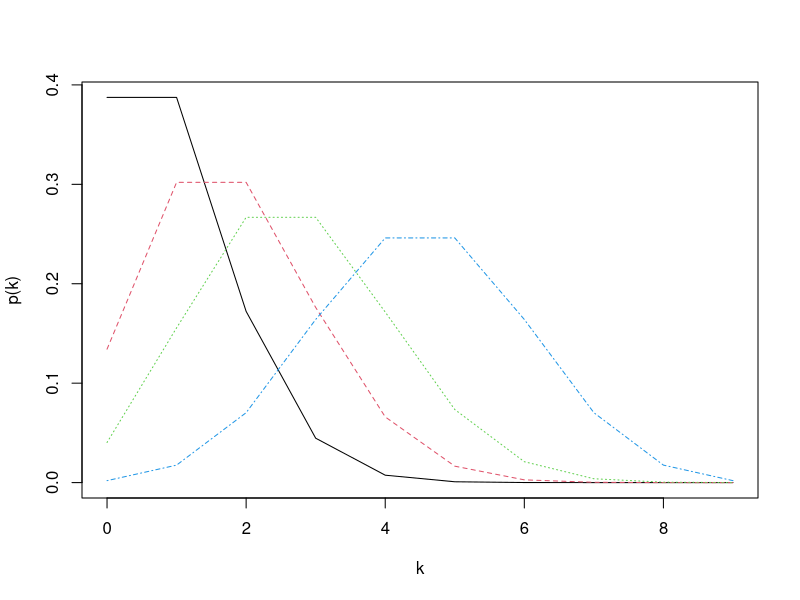
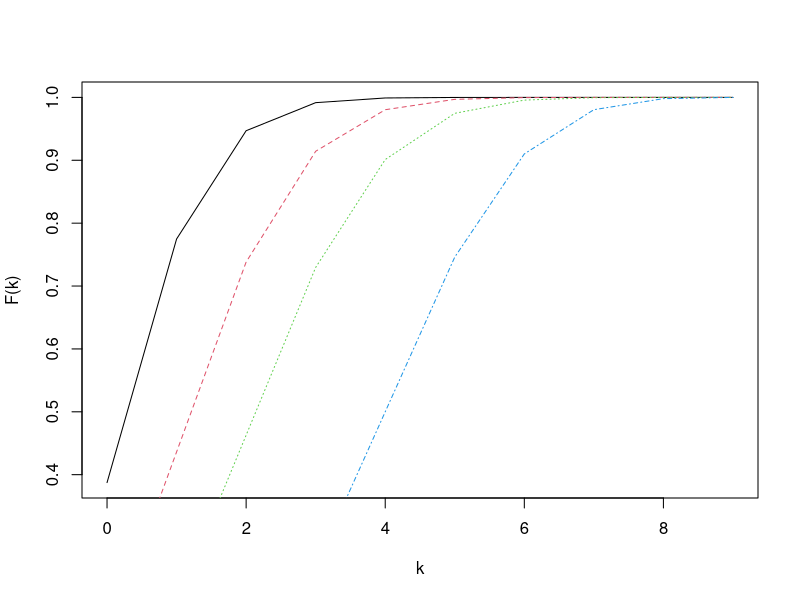
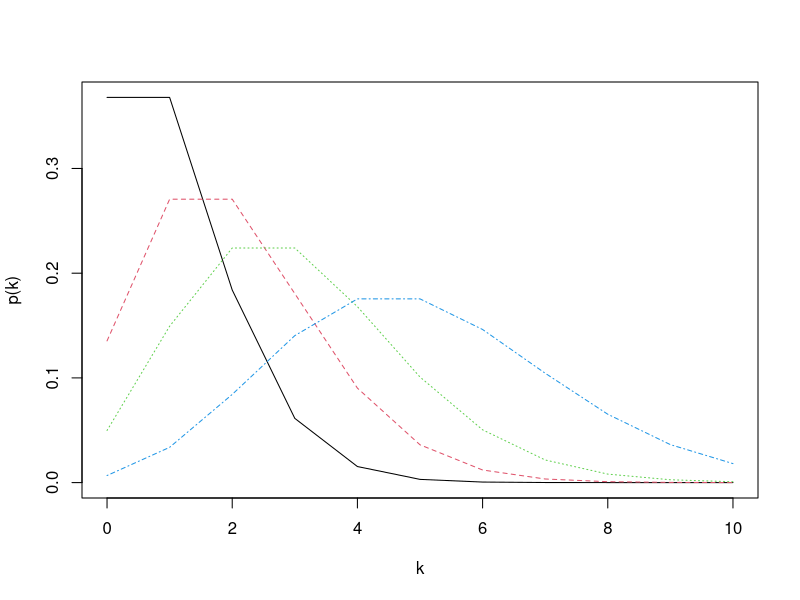
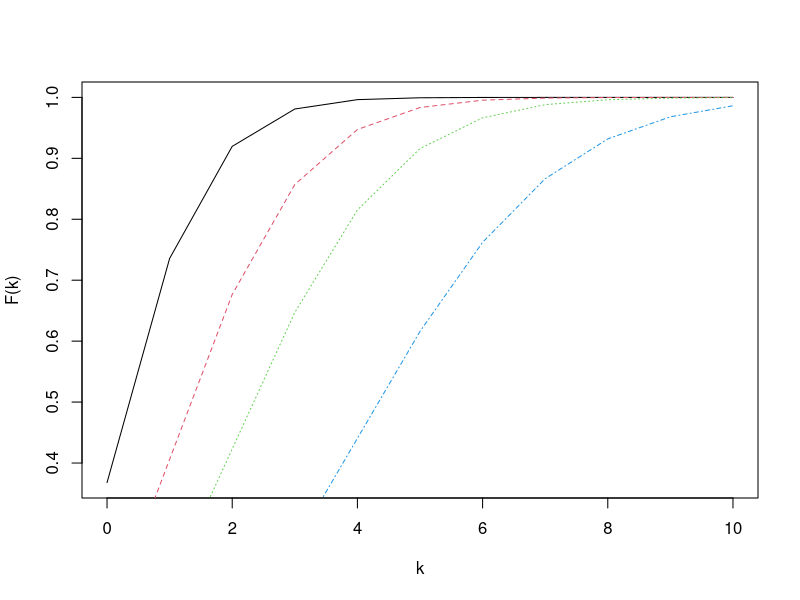
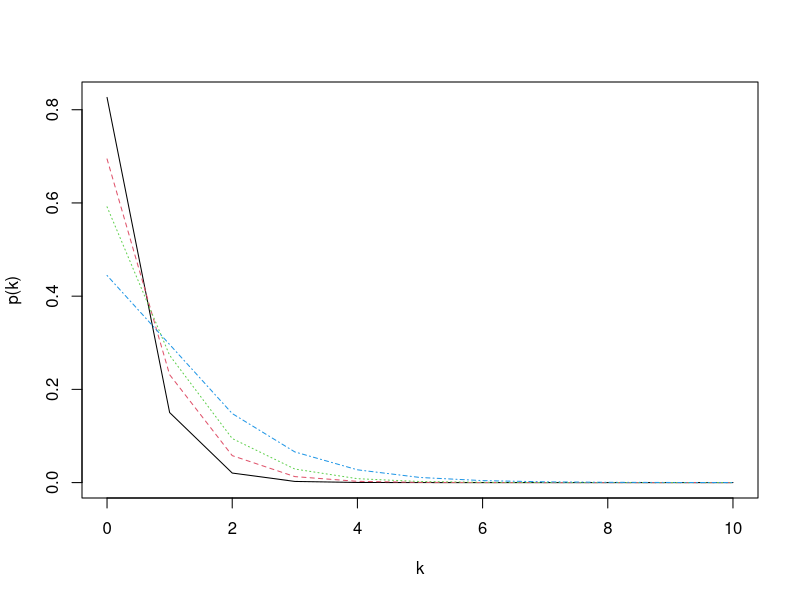
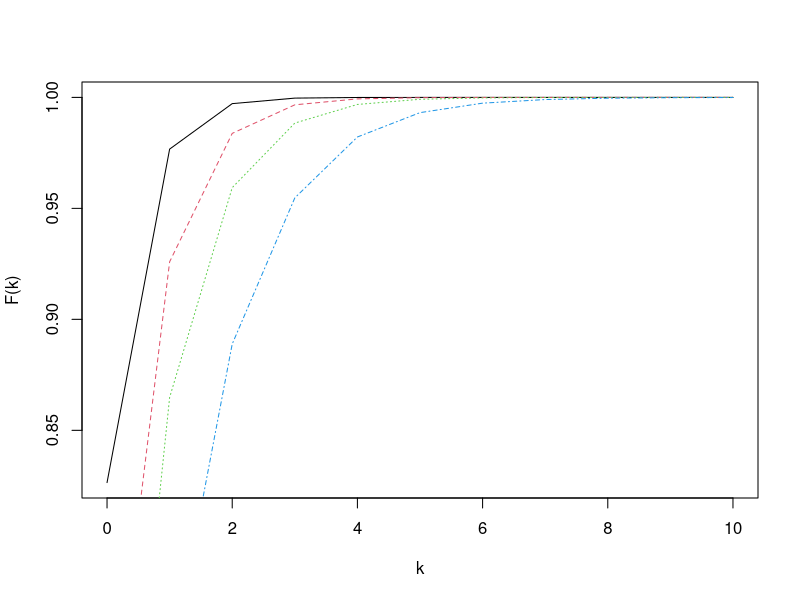
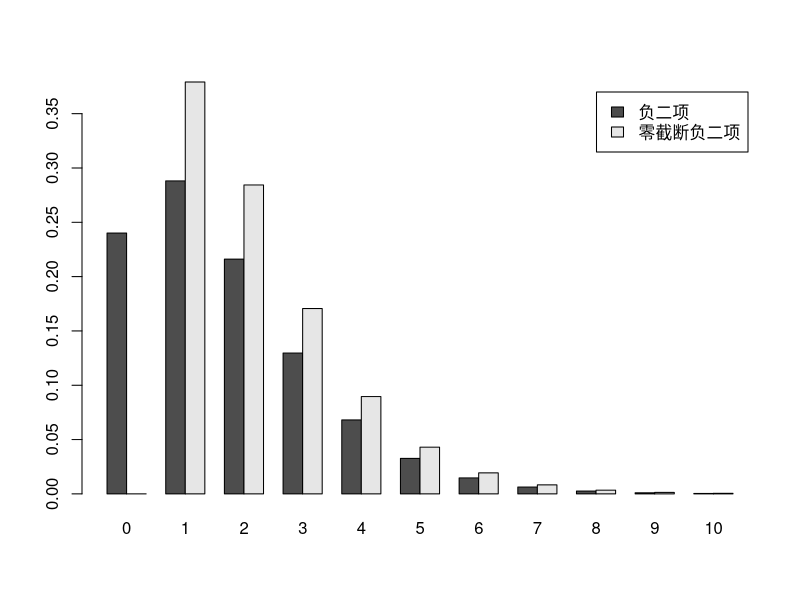
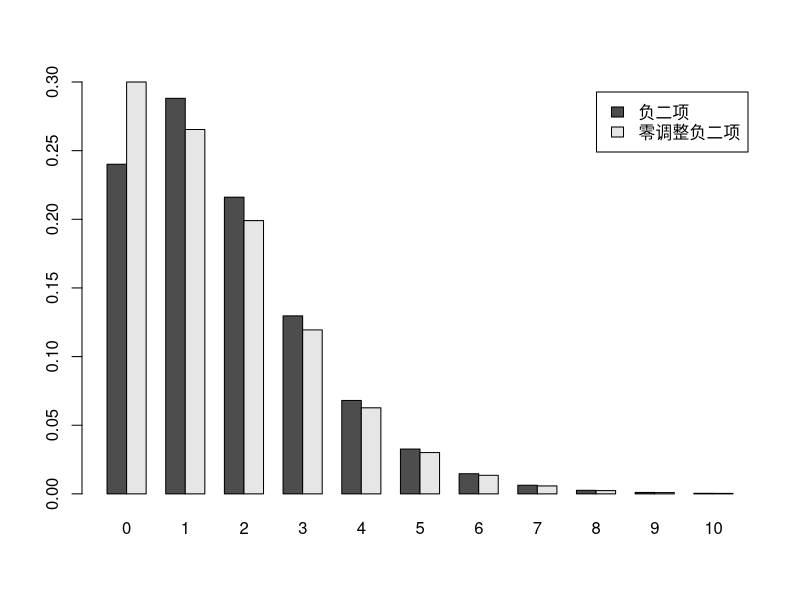

These charts were generated, in order, by the following R code: (Note: this script raises an error after producing the figures.)
# Chap1 R代码
# 自动从chap1.html同步生成

## 二项分布的概率分布列和分布函数
x <- seq(0, 9, 1)

# 概率分布列
plot(x, dbinom(x, size = 9, prob = 0.1), type = "l", col = 1, lty = 1,
     xlab = "k", ylab = "p(k)")
lines(x, dbinom(x, size = 9, prob = 0.2), col = 2, lty = 2)
lines(x, dbinom(x, size = 9, prob = 0.3), col = 3, lty = 3)
lines(x, dbinom(x, size = 9, prob = 0.5), col = 4, lty = 4)

# 累积分布函数
plot(x, pbinom(x, size = 9, prob = 0.1), type = "l", col = 1, lty = 1,
     xlab = "k", ylab = "F(k)")
lines(x, pbinom(x, size = 9, prob = 0.2), col = 2, lty = 2)
lines(x, pbinom(x, size = 9, prob = 0.3), col = 3, lty = 3)
lines(x, pbinom(x, size = 9, prob = 0.5), col = 4, lty = 4)

## 泊松分布的概率分布列和分布函数
x <- seq(0, 10, 1)

# 概率分布列
plot(x, dpois(x, lambda = 1), type = "l", col = 1, lty = 1,
     xlab = "k", ylab = "p(k)")
lines(x, dpois(x, lambda = 2), col = 2, lty = 2)
lines(x, dpois(x, lambda = 3), col = 3, lty = 3)
lines(x, dpois(x, lambda = 5), col = 4, lty = 4)

# 累积分布函数
plot(x, ppois(x, lambda = 1), type = "l", col = 1, lty = 1,
     xlab = "k", ylab = "F(k)")
lines(x, ppois(x, lambda = 2), col = 2, lty = 2)
lines(x, ppois(x, lambda = 3), col = 3, lty = 3)
lines(x, ppois(x, lambda = 5), col = 4, lty = 4)

## 负二项分布：size = r, prob = 1/(1+beta)
x <- seq(0, 10, 1)

# 概率分布列
plot(x, dnbinom(x, size = 2, prob = 1/(1+0.1)), type = "l", col = 1, lty = 1,
     xlab = "k", ylab = "p(k)")
lines(x, dnbinom(x, size = 2, prob = 1/(1+0.2)), col = 2, lty = 2)
lines(x, dnbinom(x, size = 2, prob = 1/(1+0.3)), col = 3, lty = 3)
lines(x, dnbinom(x, size = 2, prob = 1/(1+0.5)), col = 4, lty = 4)

# 累积分布函数
plot(x, pnbinom(x, size = 2, prob = 1/(1+0.1)), type = "l", col = 1, lty = 1,
     xlab = "k", ylab = "F(k)")
lines(x, pnbinom(x, size = 2, prob = 1/(1+0.2)), col = 2, lty = 2)
lines(x, pnbinom(x, size = 2, prob = 1/(1+0.3)), col = 3, lty = 3)
lines(x, pnbinom(x, size = 2, prob = 1/(1+0.5)), col = 4, lty = 4)

## 零截断负二项分布的概率
x <- 0:10
p <- dnbinom(x, 4, 0.7)       # 负二项分布的概率
p0 <- p[1]                    # 零点的概率
pt1 <- p[2:11] / (1 - p0)     # 零截断分布在非0点上的概率
pt <- c(0, pt1)               # 零截断分布的概率
com <- rbind(负二项 = p, 零截断负二项 = pt)
barplot(com, beside = TRUE, names.arg = 0:10, legend.text = TRUE)

## 零调整负二项分布的概率
pm0 <- 0.3                    # 调整后的零点概率
pm1 <- (1 - pm0) * p[2:11] / (1 - p0)
pm <- c(pm0, pm1)
com <- rbind(负二项 = p, 零调整负二项 = pm)
barplot(com, beside = TRUE, names.arg = 0:10, legend.text = TRUE)

## 指数分布的概率密度函数
x <- seq(0, 5, 0.01)
plot(x, dexp(x, rate = 0.5), type = "l", col = 1, lty = 1,
     xlab = "x", ylab = "f(x)")
lines(x, dexp(x, rate = 1), col = 2, lty = 2)
lines(x, dexp(x, rate = 2), col = 3, lty = 3)
lines(x, dexp(x, rate = 5), col = 4, lty = 4)

## 伽马分布概率密度函数：改变形状参数
x <- seq(0, 4, 0.001)
plot(x, dgamma(x, shape = 1, scale = 1), type = "l", col = 1, lty = 1,
     xlab = "x", ylab = "f(x)")
lines(x, dgamma(x, shape = 2, scale = 1), col = 2, lty = 2)
lines(x, dgamma(x, shape = 3, scale = 1), col = 3, lty = 3)
lines(x, dgamma(x, shape = 0.5, scale = 1), col = 4, lty = 4)

## 伽马分布概率密度函数：改变尺度参数
plot(x, dgamma(x, shape = 1, scale = 1), type = "l", col = 1, lty = 1,
     xlab = "x", ylab = "f(x)")
lines(x, dgamma(x, shape = 1, scale = 2), col = 2, lty = 2)
lines(x, dgamma(x, shape = 1, scale = 3), col = 3, lty = 3)
lines(x, dgamma(x, shape = 1, scale = 0.5), col = 4, lty = 4)

## 逆高斯分布概率密度函数（需 statmod 包）
x <- seq(0, 5, 0.01)

## 改变均值参数
plot(x, dinvgauss(x, mean = 1, shape = 1), type = "l", col = 1, lty = 1,
     xlab = "x", ylab = "f(x)")
lines(x, dinvgauss(x, mean = 2, shape = 1), col = 2, lty = 2)
lines(x, dinvgauss(x, mean = 5, shape = 1), col = 3, lty = 3)
lines(x, dinvgauss(x, mean = 0.5, shape = 1), col = 4, lty = 4)

## 改变形状参数
plot(x, dinvgauss(x, mean = 1, shape = 1), type = "l", col = 1, lty = 1,
     xlab = "x", ylab = "f(x)")
lines(x, dinvgauss(x, mean = 1, shape = 2), col = 2, lty = 2)
lines(x, dinvgauss(x, mean = 1, shape = 5), col = 3, lty = 3)
lines(x, dinvgauss(x, mean = 1, shape = 0.5), col = 4, lty = 4)

## 定义帕累托分布的概率密度函数
pareto.pdf <- function(x, alpha, lambda){
  alpha * lambda^alpha / (lambda + x)^(alpha + 1)
}

## 帕累托分布概率密度函数：改变形状参数
x <- seq(0, 3, 0.01)
plot(x, pareto.pdf(x, alpha = 1, lambda = 3), type = "l", col = 1, lty = 1,
     xlab = "x", ylab = "f(x)")
lines(x, pareto.pdf(x, alpha = 2, lambda = 3), col = 2, lty = 2)
lines(x, pareto.pdf(x, alpha = 5, lambda = 3), col = 3, lty = 3)
lines(x, pareto.pdf(x, alpha = 0.5, lambda = 3), col = 4, lty = 4)

## 帕累托分布概率密度函数：改变尺度参数
plot(x, pareto.pdf(x, alpha = 2, lambda = 1), type = "l", col = 1, lty = 1,
     xlab = "x", ylab = "f(x)")
lines(x, pareto.pdf(x, alpha = 2, lambda = 2), col = 2, lty = 2)
lines(x, pareto.pdf(x, alpha = 2, lambda = 5), col = 3, lty = 3)
lines(x, pareto.pdf(x, alpha = 2, lambda = 0.5), col = 4, lty = 4)

## 对数正态分布概率密度函数：改变均值参数
x <- seq(0, 7, 0.01)
plot(x, dlnorm(x, meanlog = 1, sdlog = 0.5), type = "l", col = 1, lty = 1,
     xlab = "x", ylab = "f(x)")
lines(x, dlnorm(x, meanlog = 1, sdlog = 3), col = 2, lty = 2)
lines(x, dlnorm(x, meanlog = 1, sdlog = 10), col = 3, lty = 3)
lines(x, dlnorm(x, meanlog = 1, sdlog = 1), col = 4, lty = 4)

## 对数正态分布概率密度函数：改变方差参数
plot(x, dlnorm(x, meanlog = 1, sdlog = 0.5), type = "l", col = 1, lty = 1,
     xlab = "x", ylab = "f(x)")
lines(x, dlnorm(x, meanlog = 1, sdlog = 3), col = 2, lty = 2)
lines(x, dlnorm(x, meanlog = 1, sdlog = 10), col = 3, lty = 3)
lines(x, dlnorm(x, meanlog = 1, sdlog = 1), col = 4, lty = 4)

## 威布尔分布概率密度函数：改变形状参数
x <- seq(0, 3, 0.01)
plot(x, dweibull(x, shape = 1, scale = 1), type = "l", col = 1, lty = 1,
     xlab = "x", ylab = "f(x)")
lines(x, dweibull(x, shape = 2, scale = 1), col = 2, lty = 2)
lines(x, dweibull(x, shape = 3, scale = 1), col = 3, lty = 3)
lines(x, dweibull(x, shape = 0.5, scale = 1), col = 4, lty = 4)

## 威布尔分布概率密度函数：改变尺度参数
plot(x, dweibull(x, shape = 1, scale = 1), type = "l", col = 1, lty = 1,
     xlab = "x", ylab = "f(x)")
lines(x, dweibull(x, shape = 1, scale = 2), col = 2, lty = 2)
lines(x, dweibull(x, shape = 1, scale = 3), col = 3, lty = 3)
lines(x, dweibull(x, shape = 1, scale = 0.5), col = 4, lty = 4)

## 定义混合分布的概率密度函数
f <- function(x){
  0.3 * dlnorm(x, meanlog = 1, sdlog = 2) + 0.7 * dlnorm(x, meanlog = 3, sdlog = 4)
}

curve(f, xlim = c(0, 1), ylim = c(0, 2), lty = 1, lwd = 2, col = 2)
curve(dlnorm(x, meanlog = 1, sdlog = 2), lty = 2, add = TRUE)
curve(dlnorm(x, meanlog = 3, sdlog = 4), lty = 3, add = TRUE)

set.seed(123)  # 设置随机种子以保证结果可重复
x <- rgamma(100, 2, 2.5)  # 从Ga(2, 2.5)中抽取100个随机数

## 极大似然法估计参数
fit1 <- fitdist(x, 'gamma', method = 'mle')
fit1  # 形状参数估计值约为2.19，速率参数估计值约为3.18
plot(fit1)

## 矩估计法估计参数
fit2 <- fitdist(x, 'gamma', method = 'mme')

## 分位数法估计参数
fit3 <- fitdist(x, 'gamma', method = 'qme', probs = c(1/3, 2/3))

## 最小距离法估计参数
fit4 <- fitdist(x, 'gamma', method = 'mge', gof = 'CvM')

summary(fit1)

## 卡方拟合优度检验：维修费用数据
lower <- c(0, 1000, 2000, 3000, 4000, 5000)
upper <- c(1000, 2000, 3000, 4000, 5000, Inf)
freq  <- c(250, 300, 250, 150, 100, 0)

## 指数分布的极大似然估计
f1 <- function(a) {-sum(freq * log(pexp(upper, a) - pexp(lower, a)))}
m1 <- optimize(f1, c(1e-5, 1e-3))

## 计算理论分布
q <- pexp(upper, m1$minimum) - pexp(lower, m1$minimum)
n <- sum(freq) * q

## 作卡方检验
chisq.test(freq, p = q)

## 泊松分布拟合检验
X <- 0:6
Y <- c(7, 10, 12, 8, 3, 2, 0)
q <- ppois(X, mean(rep(X, Y)))
n <- length(Y)
p <- rep(0, n)
p[1] <- q[1]
p[n] <- 1 - q[n-1]
for (i in 2:(n-1)) {
  p[i] <- q[i] - q[i-1]
}
chisq.test(Y, p = p)
